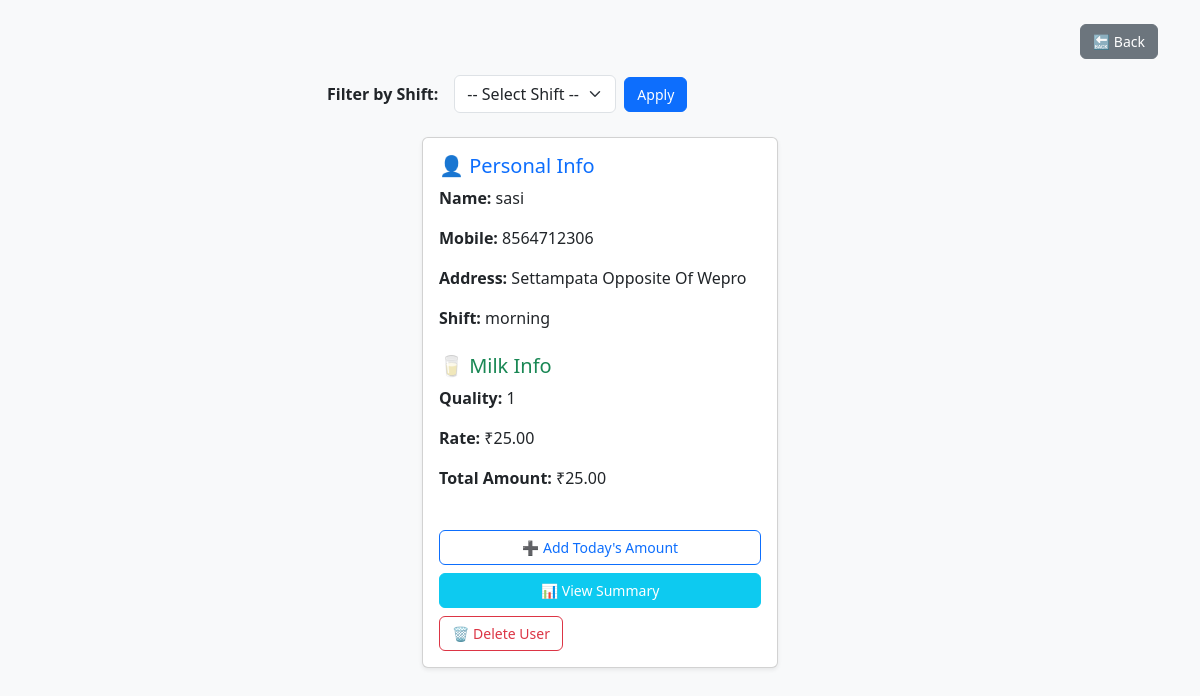
Screenshot of /user/25/ with the database file from the repository.
### milkmain/models.py (models this page shows, shortened)
class MilkUser(models.Model):
    SHIFT_CHOICES = (
        ('morning', 'Morning'),
        ('evening', 'Evening'),
    )
    STATUS_CHOICES = (
        ('active', 'Active'),
        ('inactive', 'Inactive'),
    )
    name = models.CharField(max_length=100)
    mobile = models.CharField(max_length=15)
    address = models.TextField()
    quality = models.CharField(max_length=50)
    rate = models.DecimalField(max_digits=6, decimal_places=2)
    total_amount = models.DecimalField(max_digits=8, decimal_places=2)
    shift = models.CharField(max_length=10, choices=SHIFT_CHOICES)
    status = models.CharField(max_length=10, choices=STATUS_CHOICES, default='active')  # <-- added

### milkmain/views.py (the view)
# urls.py: path('user/<int:user_id>/', views.user_detail, name='user_detail'),
def user_detail(request, user_id):
    try:
        user = MilkUser.objects.get(id=user_id)
        return render(request, 'userdetail.html', {'users': [user]})
    except MilkUser.DoesNotExist:
        return render(request, '404.html', status=404)

### templates/userdetail.html (shortened to what this page needs)
{% load static %}
<!DOCTYPE html>
<html lang="en">
<head>
  <link href="https://cdn.jsdelivr.net/npm/bootstrap@5.3.0/dist/css/bootstrap.min.css" rel="stylesheet">
  <link rel="stylesheet" href="{% static 'userdetail.css' %}">
</head>
<body class="bg-light py-4">
  <div class="container">
    <div class="d-flex justify-content-end mb-3">
      <a href="{% url 'index' %}" class="btn btn-secondary">🔙 Back</a>
    </div>
    <div class="row justify-content-center mb-4">
      <div class="col-md-6">
        <form method="get" action="{% url 'user_list' %}" class="d-flex gap-2 align-items-center">
          <label for="shift" class="fw-bold me-2">Filter by Shift:</label>
          <select name="shift" id="shift" class="form-select w-auto">
            <option value="">-- Select Shift --</option>
          </select>
          <button type="submit" class="btn btn-primary">Apply</button>
        </form>
      </div>
    </div>
    <div class="row justify-content-center g-4">
      {% for user in users %}
      <div class="col-md-6 col-lg-4">
        <div class="card shadow-sm h-100">
          <div class="card-body d-flex flex-column justify-content-between">
            <div>
              <h5 class="text-primary">👤 Personal Info</h5>
              <p><strong>Name:</strong> {{ user.name }}</p>
              <p><strong>Mobile:</strong> {{ user.mobile }}</p>
              <p><strong>Address:</strong> {{ user.address }}</p>
              <p><strong>Shift:</strong> {{ user.shift }}</p>
              <h5 class="text-success mt-4">🥛 Milk Info</h5>
              <p><strong>Quality:</strong> {{ user.quality }}</p>
              <p><strong>Rate:</strong> ₹{{ user.rate }}</p>
              <p><strong>Total Amount:</strong> ₹{{ user.total_amount }}</p>
            </div>
            <div class="d-grid gap-2 mt-4">
              <a href="{% url 'add_daily_amount' user.id %}" class="btn btn-outline-primary">➕ Add Today's Amount</a>
              <a href="{% url 'user_summary' user.id %}" class="btn btn-info text-white">📊 View Summary</a>
              <form method="post" action="{% url 'delete_user' user.id %}">
                <button type="submit" class="btn btn-outline-danger">🗑️ Delete User</button>
              </form>
            </div>
          </div>
        </div>
      </div>
      {% empty %}
      <div class="text-center text-muted">No users found for this shift.</div>
      {% endfor %}
    </div>
  </div>
</body>
</html>

### static/userdetail.css (style rules this page uses)
body { font-family: 'Segoe UI', sans-serif; background-color: #f9f9f9; margin: 0; padding: 0; }
.btn { font-size: 14px; padding: 6px 12px; }

### rows the page displays
MilkUser: name "sasi", mobile "8564712306", address "Settampata Opposite Of Wepro", shift "morning", quality "1", rate "25.00", total_amount "25.00"
